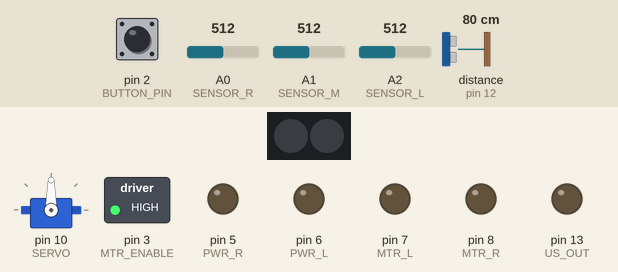
The sketch below on a simulated Arduino Uno, built with avr-gcc and run on an emulated ATmega328P. Shown: servo, 2 RGB LEDs in strip order, left to right, switched loads named in the sketch (green lamp = pin HIGH), output pins drawn as LEDs (lit = HIGH). Dashed ring = blinking. Inputs (shaded band) come from the test bench; at power-on: pin 2 (BUTTON_PIN) HIGH, A1 (SENSOR_M) = 512, A0 (SENSOR_R) = 512, A2 (SENSOR_L) = 512, distance to the obstacle (sensor on pin 12) 80 cm. The echo pulse lasts 58.3 µs per cm; dim RGB values are drawn brighter than linear; what the sketch prints to the serial monitor is not drawn.

Above: at 0.8 s.
0.9 s: pin 2 (BUTTON_PIN) pulled LOW for 0.15 s
At 2.5 s:
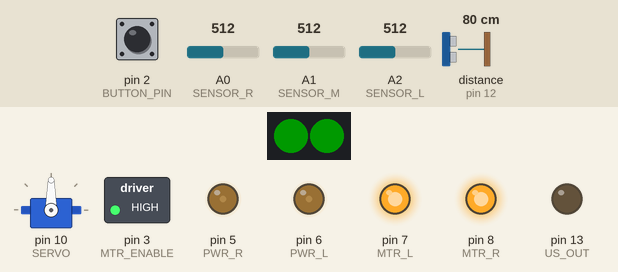
2.9 s: A1 (SENSOR_M) set to 894
4.4 s: A1 (SENSOR_M) set to 912
At 6.9 s:
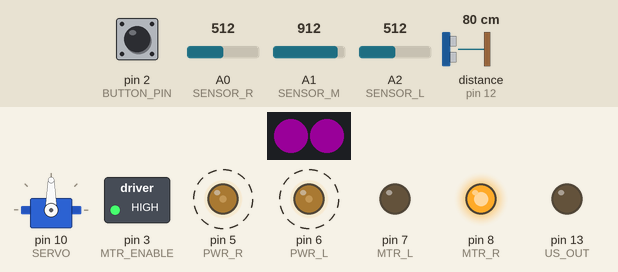
At 12.9 s:
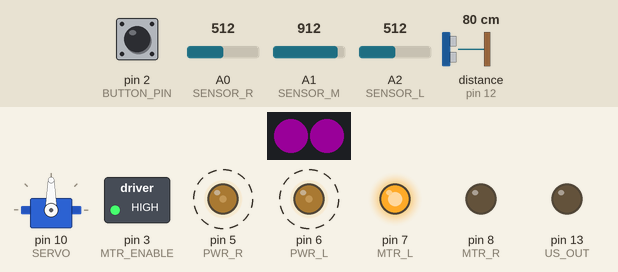
13.4 s: A1 (SENSOR_M) set to 890
Timing chart, 0 to 16.6 s (numbered marks = the images above; inputs shaded):
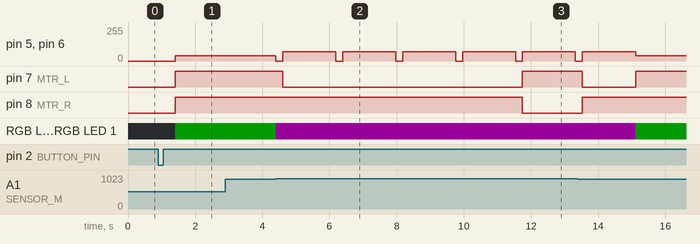

Measured:
- the behaviour switches between 900 and 901 on A1 (SENSOR_M) (found by bisection; images 1 and 2)
- after the input at 0.9 s, pin 5 (PWR_R), pin 6 (PWR_L): 0/255 → 40/255 after 0.51 s; pin 7 (MTR_L), pin 8 (MTR_R): LOW → HIGH after 0.51 s; RGB LED 0, RGB LED 1: off → RGB(0, 25, 0) after 0.51 s
- after the input at 2.9 s, every drawn part: stays the same
- after the input at 4.4 s, pin 5 (PWR_R), pin 6 (PWR_L): alternates 70/255 for 1.6 s and 0/255 for 0.21 s, starting at once; pin 7 (MTR_L): HIGH → LOW after 0.20 s, → HIGH 7.1 s later; pin 8 (MTR_R): HIGH → LOW after 7.3 s; RGB LED 0, RGB LED 1: RGB(0, 25, 0) → RGB(25, 0, 25) at once

The sketch:

lineTracing.ino
```cpp
#include "Config.h"
#include "Motors.h"
#include "Sensors.h"
#include "Led.h"
#include <Servo.h>

Servo scanServo;

void setup() {
  //pin definitions
  initMotors();
  initSensors();
  initLed();
  pinMode(BUTTON_PIN, INPUT_PULLUP);
  scanServo.attach(SERVO);
  scanServo.write(90);

  while (digitalRead(BUTTON_PIN) == HIGH);
  delay(500);
  ledOn(CRGB::Green);
  Serial.begin(9600);
}
int turnAmount;

void loop() {
  int middle = analogRead(SENSOR_M);
  int right = analogRead(SENSOR_R);
  int left = analogRead(SENSOR_L);

  int distance = getDistance();

  if (analogRead(SENSOR_M) > LINE_THRESHOLD) {
    if (turnAmount < 4){
      turnRight90();
      turnAmount +=1;
      Serial.print(turnAmount);
    }

    if (turnAmount >= 4 && analogRead(SENSOR_M) > LINE_THRESHOLD){
      turnLeft90();
      turnAmount = 0;
    }
  }

  else{
    goStraight();
  }
}
```

Led.cpp
```cpp
#include "Led.h"
#pragma once

CRGB leds[NUM_LEDS];

void initLed() {
    FastLED.addLeds<NEOPIXEL, PIN_RBGLED>(leds, NUM_LEDS);
    FastLED.setBrightness(50);
}

void ledOn(CRGB color) {
  for(int i = 0; i < NUM_LEDS; i++) {
    leds[i] = color;
  }
  FastLED.show();
}
```

Led.h
```cpp
#ifndef LED_H
#define LED_H

#include <FastLED.h>
#include "Config.h"

extern CRGB leds[NUM_LEDS];

void initLed();
void ledOn(CRGB color);

#endif
```

Motors.cpp
```cpp
#include "Motors.h"
#include "Led.h"
#include <Arduino.h>

void initMotors() {
    pinMode(PWR_R, OUTPUT); pinMode(PWR_L, OUTPUT);
    pinMode(MTR_L, OUTPUT); pinMode(MTR_R, OUTPUT);
    pinMode(MTR_ENABLE, OUTPUT);
    digitalWrite(MTR_ENABLE, HIGH);
}

// Go Forward
void goStraight() {
    digitalWrite(MTR_L, HIGH); digitalWrite(MTR_R, HIGH);
    analogWrite(PWR_L, SPEED_LEFT); analogWrite(PWR_R, SPEED_RIGHT);
}

//  Stop
void stopMotors() {
    analogWrite(PWR_L, 0); analogWrite(PWR_R, 0);
}

//  Veer left
void veerLeft() {
  ledOn(CRGB::Blue);
  digitalWrite(MTR_L, LOW); // Make left wheel reverse
  digitalWrite(MTR_R, HIGH);
  analogWrite(PWR_L, SPEED_LEFT);
  analogWrite(PWR_R, SPEED_RIGHT);
  delay(CORRECTION_TIME);
  ledOn(CRGB::Green);
}

// Veer right
void veerRight() {
  ledOn(CRGB::Blue);
  digitalWrite(MTR_L, HIGH);
  digitalWrite(MTR_R, LOW); // Make right wheel reverse
  analogWrite(PWR_L, SPEED_LEFT);
  analogWrite(PWR_R, SPEED_RIGHT);
  delay(CORRECTION_TIME);
  ledOn(CRGB::Green);
}

// turns 90 degrees to the right
void turnRight90() {
  stopMotors();
  ledOn(CRGB::Purple);
  delay(200);

  digitalWrite(MTR_L, LOW);
  digitalWrite(MTR_R, HIGH);
  analogWrite(PWR_L, SPEED_TURN);
  analogWrite(PWR_R, SPEED_TURN);

  // Trial and error turn time
  delay(TURN_TIME_90);
  stopMotors();
  ledOn(CRGB::Green);
}

void turnLeft90() {
  stopMotors();
  ledOn(CRGB::Purple);
  delay(200);

  digitalWrite(MTR_L, HIGH);
  digitalWrite(MTR_R, LOW);
  analogWrite(PWR_L, SPEED_TURN);
  analogWrite(PWR_R, SPEED_TURN);

  // Trial and error turn time
  delay(TURN_TIME_90);
  stopMotors();
  ledOn(CRGB::Green);
}
```

Motors.h
```cpp
#ifndef MOTORS_H
#define MOTORS_H

#include "Config.h"

void initMotors();
void goStraight();
void veerLeft();
void veerRight();
void turnRight90();
void stopMotors();
void turnLeft90();

#endif
```

Sensors.cpp
```cpp
#include "Sensors.h"
#include <Arduino.h>

void initSensors() {
    pinMode(US_OUT, OUTPUT);
    pinMode(US_IN, INPUT);
}

int getDistance() {
    digitalWrite(US_OUT, LOW); delayMicroseconds(2);
    digitalWrite(US_OUT, HIGH); delayMicroseconds(10);
    digitalWrite(US_OUT, LOW);
    long duration = pulseIn(US_IN, HIGH, 30000);
    int d = duration * 0.034 / 2;
    return (d == 0 || d > 200) ? 0 : d;
}
```

Sensors.h
```cpp
#ifndef SENSORS_H
#define SENSORS_H

#include "Config.h"

void initSensors();
int getDistance();
bool checkLine(int sensorPin);

#endif
```

Config.h
```cpp
#ifndef CONFIG_H
#define CONFIG_H

#include <FastLED.h>

// Pins
#define NUM_LEDS 2
#define PIN_RBGLED 4
#define PWR_R 5
#define PWR_L 6
#define MTR_R 8
#define MTR_L 7
#define SERVO 10
#define MTR_ENABLE 3
#define US_OUT 13
#define US_IN 12

// Sensors
#define SENSOR_L A2
#define SENSOR_M A1
#define SENSOR_R A0
#define LINE_THRESHOLD 900
#define BUTTON_PIN 2

// Movement Settings
#define SPEED_LEFT 40
#define SPEED_RIGHT 40
#define SPEED_TURN 70
#define DISTANCE_THRESHOLD 5
#define TURN_TIME_90 1580
#define CORRECTION_TIME 50

#endif
```
